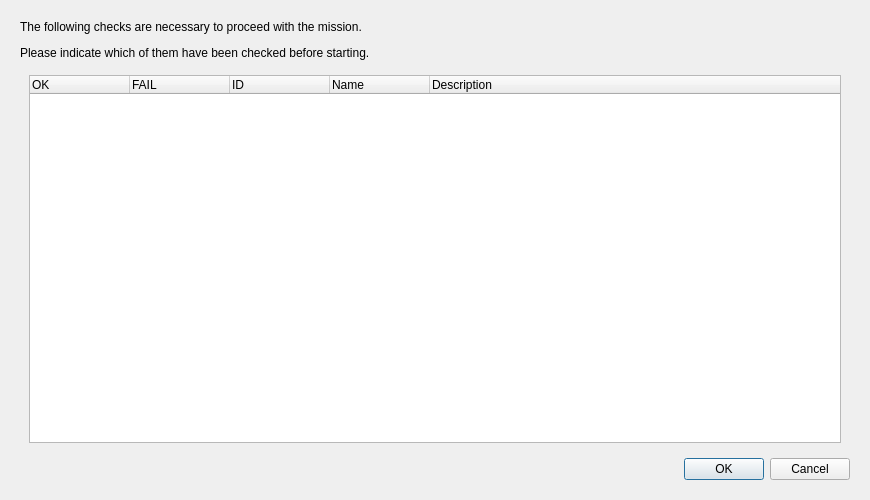
<?xml version="1.0" encoding="UTF-8"?>
<ui version="4.0">
 <class>CheckListDialog</class>
 <widget class="QDialog" name="CheckListDialog">
  <property name="geometry">
   <rect>
    <x>0</x>
    <y>0</y>
    <width>870</width>
    <height>500</height>
   </rect>
  </property>
  <property name="minimumSize">
   <size>
    <width>870</width>
    <height>500</height>
   </size>
  </property>
  <property name="maximumSize">
   <size>
    <width>870</width>
    <height>500</height>
   </size>
  </property>
  <property name="windowTitle">
   <string>CheckList</string>
  </property>
  <property name="styleSheet">
   <string notr="true">QCheckBox {
    color: #DDDDDF;
    padding: 3px 3px 3px 3px;
	background: #1E2929;
}

QCheckBox::indicator{
    border: 1px solid white;
    border-radius: 1px;
    color: #FFFFFF;
    width: 10px;
    height: 10px;
    margin: 2px 2px 2px 2px
}

QCheckBox::indicator:unchecked:pressed {
    background-color: #286e08;
}

QCheckBox::indicator:checked {
    background-color: #49c70f;
}

QCheckBox::indicator:checked:pressed {
    background-color: #AAAAAA;
}</string>
  </property>
  <layout class="QVBoxLayout" name="verticalLayout_4">
   <item>
    <layout class="QVBoxLayout" name="verticalLayout">
     <item>
      <widget class="QWidget" name="generalW" native="true">
       <property name="sizePolicy">
        <sizepolicy hsizetype="Minimum" vsizetype="Minimum">
         <horstretch>0</horstretch>
         <verstretch>0</verstretch>
        </sizepolicy>
       </property>
       <property name="layoutDirection">
        <enum>Qt::LeftToRight</enum>
       </property>
       <layout class="QVBoxLayout" name="verticalLayout_2">
        <property name="sizeConstraint">
         <enum>QLayout::SetMinimumSize</enum>
        </property>
        <item>
         <widget class="QLabel" name="label">
          <property name="sizePolicy">
           <sizepolicy hsizetype="Preferred" vsizetype="Minimum">
            <horstretch>0</horstretch>
            <verstretch>0</verstretch>
           </sizepolicy>
          </property>
          <property name="autoFillBackground">
           <bool>false</bool>
          </property>
          <property name="text">
           <string>&lt;html&gt;&lt;head/&gt;&lt;body&gt;&lt;p&gt;The following checks are necessary to proceed with the mission. &lt;/p&gt;&lt;p&gt;Please indicate which of them have been checked before starting.&lt;/p&gt;&lt;/body&gt;&lt;/html&gt;</string>
          </property>
          <property name="scaledContents">
           <bool>true</bool>
          </property>
          <property name="alignment">
           <set>Qt::AlignLeading|Qt::AlignLeft|Qt::AlignTop</set>
          </property>
         </widget>
        </item>
        <item>
         <widget class="QWidget" name="treeW" native="true">
          <layout class="QVBoxLayout" name="verticalLayout_3">
           <item>
            <widget class="QTreeWidget" name="treeWidget">
             <property name="indentation">
              <number>0</number>
             </property>
             <attribute name="headerMinimumSectionSize">
              <number>30</number>
             </attribute>
             <column>
              <property name="text">
               <string notr="true">OK</string>
              </property>
             </column>
             <column>
              <property name="text">
               <string>FAIL</string>
              </property>
             </column>
             <column>
              <property name="text">
               <string>ID</string>
              </property>
             </column>
             <column>
              <property name="text">
               <string>Name</string>
              </property>
             </column>
             <column>
              <property name="text">
               <string>Description</string>
              </property>
             </column>
            </widget>
           </item>
          </layout>
         </widget>
        </item>
        <item>
         <widget class="QDialogButtonBox" name="buttonBox">
          <property name="orientation">
           <enum>Qt::Horizontal</enum>
          </property>
          <property name="standardButtons">
           <set>QDialogButtonBox::Cancel|QDialogButtonBox::Ok</set>
          </property>
         </widget>
        </item>
       </layout>
      </widget>
     </item>
    </layout>
   </item>
  </layout>
 </widget>
 <resources/>
 <connections>
  <connection>
   <sender>buttonBox</sender>
   <signal>accepted()</signal>
   <receiver>CheckListDialog</receiver>
   <slot>accept()</slot>
   <hints>
    <hint type="sourcelabel">
     <x>248</x>
     <y>254</y>
    </hint>
    <hint type="destinationlabel">
     <x>157</x>
     <y>274</y>
    </hint>
   </hints>
  </connection>
  <connection>
   <sender>buttonBox</sender>
   <signal>rejected()</signal>
   <receiver>CheckListDialog</receiver>
   <slot>reject()</slot>
   <hints>
    <hint type="sourcelabel">
     <x>316</x>
     <y>260</y>
    </hint>
    <hint type="destinationlabel">
     <x>286</x>
     <y>274</y>
    </hint>
   </hints>
  </connection>
 </connections>
</ui>
